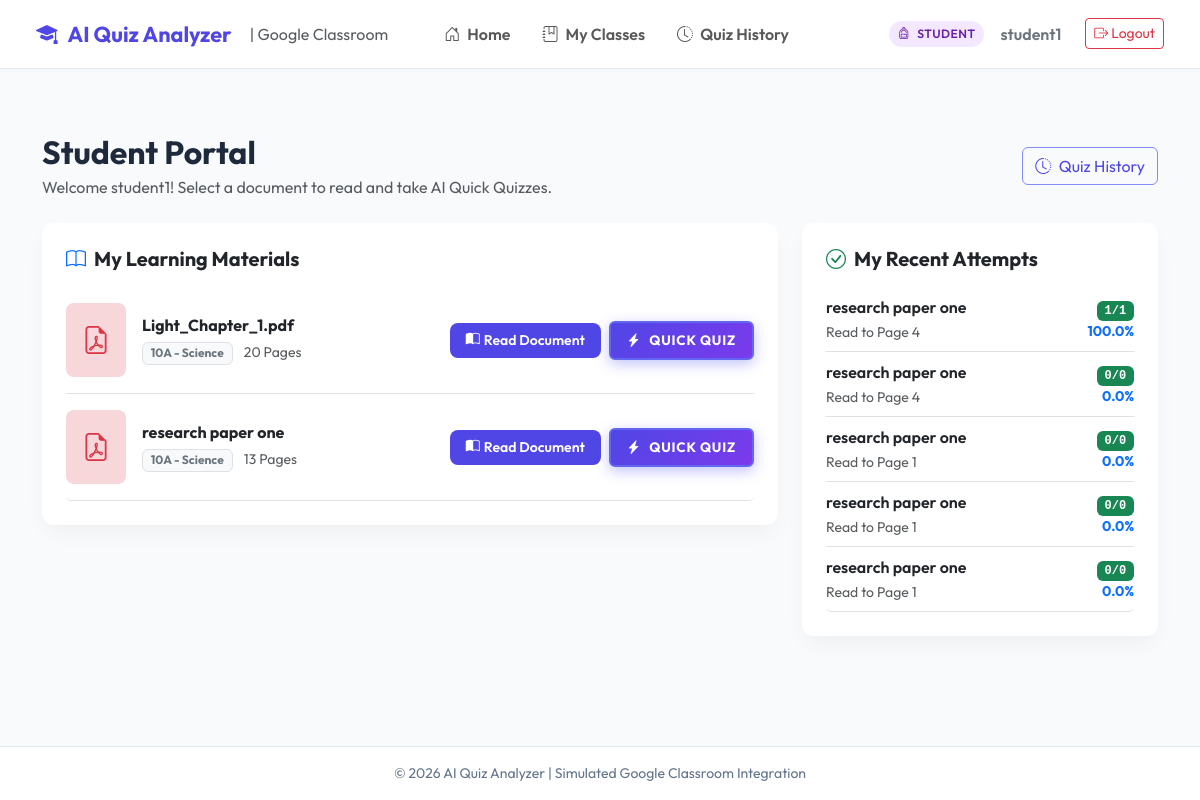
The app's page /student/dashboard/ (signed in), older data.
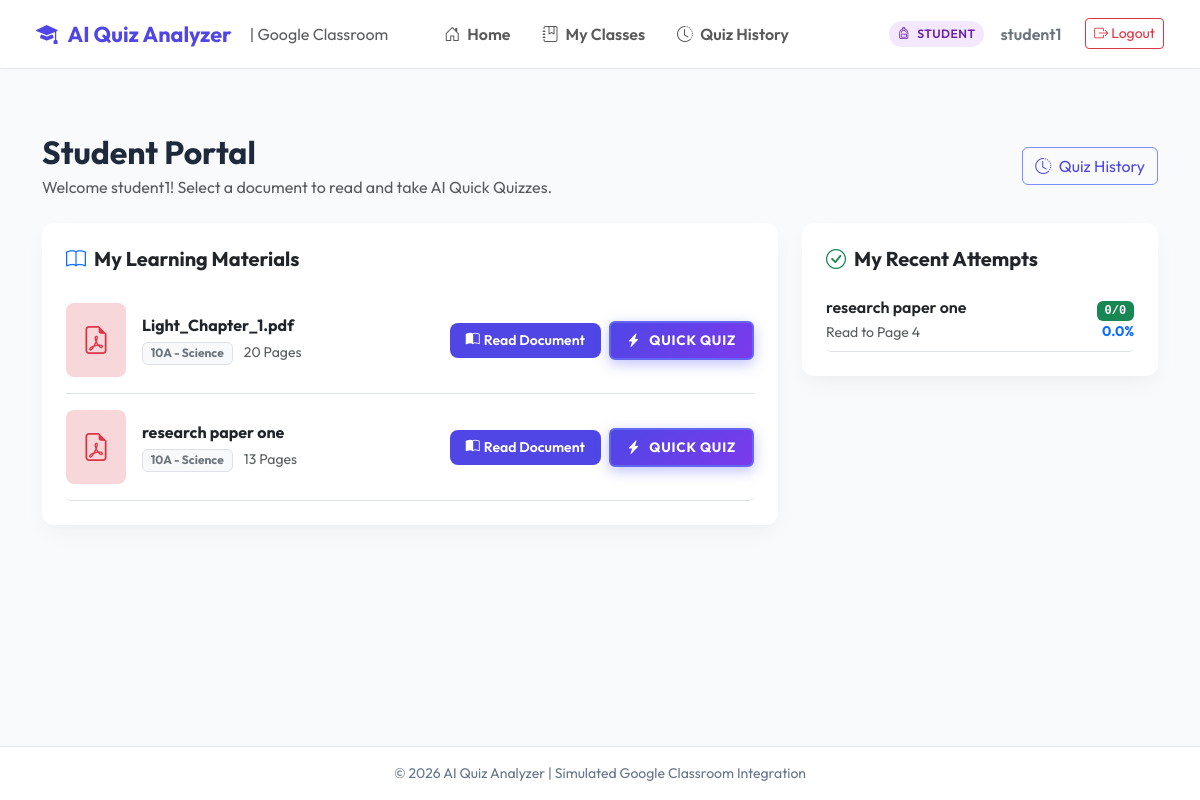
The same page, newer data.
### quiz_app/models.py (models this page shows, shortened)
class User(AbstractUser):
    ROLE_CHOICES = (
        ('TEACHER', 'Teacher'),
        ('STUDENT', 'Student'),
    )
    role = models.CharField(max_length=10, choices=ROLE_CHOICES, default='STUDENT')
    @property
    def is_teacher(self):
        return self.role == 'TEACHER'
    @property
    def is_student(self):
        return self.role == 'STUDENT'

class Document(models.Model):
    FILE_TYPE_CHOICES = (
        ('PDF', 'PDF Document'),
        ('PPT', 'PPT Presentation'),
        ('PPTX', 'PPTX Presentation'),
    )
    STATUS_CHOICES = (
        ('PENDING', 'Pending Processing'),
        ('PROCESSING', 'Processing'),
        ('COMPLETED', 'AI Analysis Completed'),
        ('FAILED', 'Processing Failed'),
    )
    classroom = models.ForeignKey(ClassRoom, on_delete=models.CASCADE, related_name='documents')
    title = models.CharField(max_length=255)
    file = models.FileField(upload_to='documents/', null=True, blank=True)
    file_type = models.CharField(max_length=10, choices=FILE_TYPE_CHOICES, default='PDF')
    total_pages = models.IntegerField(default=0)
    upload_date = models.DateTimeField(auto_now_add=True)
    processing_status = models.CharField(max_length=20, choices=STATUS_CHOICES, default='PENDING')

class ClassRoom(models.Model):
    name = models.CharField(max_length=100)
    code = models.CharField(max_length=20, unique=True)
    subject = models.CharField(max_length=100)
    teacher = models.ForeignKey(User, on_delete=models.CASCADE, related_name='classes_created')
    created_at = models.DateTimeField(auto_now_add=True)

class QuizAttempt(models.Model):
    STATUS_CHOICES = (
        ('IN_PROGRESS', 'In Progress'),
        ('COMPLETED', 'Completed'),
    )
    student = models.ForeignKey(User, on_delete=models.CASCADE, related_name='quiz_attempts')
    document = models.ForeignKey(Document, on_delete=models.CASCADE, related_name='quiz_attempts')
    confirmed_page = models.IntegerField()
    confirmed_paragraph = models.IntegerField(default=1)
    confirmed_line = models.IntegerField(default=1)
    started_at = models.DateTimeField(auto_now_add=True)
    completed_at = models.DateTimeField(null=True, blank=True)
    questions_attempted = models.IntegerField(default=0)
    correct_answers = models.IntegerField(default=0)
    wrong_answers = models.IntegerField(default=0)
    score = models.CharField(max_length=20, default='0/0')
    percentage = models.FloatField(default=0.0)
    status = models.CharField(max_length=20, choices=STATUS_CHOICES, default='IN_PROGRESS')
    class Meta:
        ordering = ['-started_at']

### quiz_app/views.py (the view)
# urls.py: path('student/dashboard/', views.student_dashboard, name='student_dashboard'),
@login_required
def student_dashboard(request):
    if not request.user.is_student:
        return redirect('teacher_dashboard')
    enrollments = Enrollment.objects.filter(student=request.user).select_related('classroom')
    my_class_ids = enrollments.values_list('classroom_id', flat=True)
    documents = Document.objects.filter(classroom_id__in=my_class_ids).order_by('-upload_date')
    progress_map = {}
    for p in ReadingProgress.objects.filter(student=request.user):
        progress_map[p.document_id] = p
    recent_attempts = QuizAttempt.objects.filter(student=request.user).select_related('document')[:5]
    context = {
        'enrollments': enrollments,
        'documents': documents,
        'progress_map': progress_map,
        'recent_attempts': recent_attempts,
    }
    return render(request, 'student/dashboard.html', context)

### templates/student/dashboard.html (shortened to what this page needs)
{% extends 'base.html' %}
{% block content %}
<div class="container py-3">
    <div class="d-flex justify-content-between align-items-center mb-4">
        <div>
            <h2 class="fw-bold mb-1">Student Portal</h2>
            <p class="text-muted mb-0">Welcome {{ user.username }}! Select a document to read and take AI Quick Quizzes.</p>
        </div>
        <a href="{% url 'quiz_history' %}" class="btn btn-outline-purple border-indigo" style="color: #4f46e5; border-color: #818cf8;">
            <i class="bi bi-clock-history me-1"></i> Quiz History
        </a>
    </div>
    <div class="row g-4 mb-4">
        <div class="col-lg-8">
            <div class="card card-custom p-4 border-0 mb-4">
                <h5 class="fw-bold mb-3"><i class="bi bi-book text-primary me-2"></i>My Learning Materials</h5>
                {% if documents %}
                    <div class="list-group list-group-flush">
                        {% for doc in documents %}
                            <div class="list-group-item px-0 py-3 border-0 border-bottom">
                                <div class="row align-items-center g-3">
                                    <div class="col-md-6">
                                        <div class="d-flex align-items-center">
                                            <div class="p-3 bg-danger-subtle text-danger rounded-3 me-3">
                                                <i class="bi bi-file-earmark-pdf fs-3"></i>
                                            </div>
                                            <div>
                                                <h6 class="fw-bold text-dark mb-1">{{ doc.title }}</h6>
                                                <span class="badge bg-light text-secondary border me-2">{{ doc.classroom.name }} - {{ doc.classroom.subject }}</span>
                                                <span class="small text-muted">{{ doc.total_pages }} Pages</span>
                                            </div>
                                        </div>
                                    </div>
                                    <div class="col-md-6 text-md-end">
                                        <div class="d-inline-flex align-items-center justify-content-md-end gap-2 flex-wrap">
                                            <a href="{% url 'document_viewer' doc.id %}" class="btn btn-purple btn-sm px-3 py-2 fw-semibold text-nowrap d-inline-flex align-items-center gap-1">
                                                <i class="bi bi-book-half"></i> Read Document
                                            </a>
                                            <a href="{% url 'confirm_progress' doc.id %}" class="btn btn-quick-quiz btn-sm text-nowrap">
                                                <i class="bi bi-lightning-charge-fill"></i> QUICK QUIZ
                                            </a>
                                        </div>
                                    </div>
                                </div>
                            </div>
                        {% endfor %}
                    </div>
                {% else %}
                    <div class="text-center py-5 text-muted">
                        <i class="bi bi-folder-x fs-1 d-block mb-2 text-secondary"></i>
                        No learning documents assigned to your classes yet.
                    </div>
                {% endif %}
            </div>
        </div>
        <div class="col-lg-4">
            <div class="card card-custom p-4 border-0">
                <h5 class="fw-bold mb-3"><i class="bi bi-check-circle text-success me-2"></i>My Recent Attempts</h5>
                {% if recent_attempts %}
                    <div class="list-group list-group-flush">
                        {% for attempt in recent_attempts %}
                            <a href="{% url 'quiz_result' attempt.id %}" class="list-group-item list-group-item-action px-0 py-2 border-0 border-bottom">
                                <div class="d-flex justify-content-between align-items-center">
                                    <div>
                                        <p class="mb-0 fw-semibold text-dark">{{ attempt.document.title }}</p>
                                        <span class="small text-muted">Read to Page {{ attempt.confirmed_page }}</span>
                                    </div>
                                    <div class="text-end">
                                        <span class="badge bg-success font-monospace">{{ attempt.score }}</span>
                                        <div class="small fw-bold text-primary">{{ attempt.percentage }}%</div>
                                    </div>
                                </div>
                            </a>
                        {% endfor %}
                    </div>
                {% else %}
                    <p class="text-muted small mb-0">No quiz attempts yet. Start reading a document and click QUICK QUIZ!</p>
                {% endif %}
            </div>
        </div>
    </div>
</div>
{% endblock %}

### templates/base.html (shortened to what this page needs)
<!DOCTYPE html>
<html lang="en">
<head>
    <link href="https://cdn.jsdelivr.net/npm/bootstrap@5.3.2/dist/css/bootstrap.min.css" rel="stylesheet">
    <link rel="stylesheet" href="https://cdn.jsdelivr.net/npm/bootstrap-icons@1.11.1/font/bootstrap-icons.css">
</head>
<body>
    <nav class="navbar navbar-expand-lg navbar-classroom sticky-top">
        <div class="container-fluid">
            <a class="navbar-brand brand-logo" href="{% url 'dashboard' %}">
                <i class="bi bi-mortarboard-fill"></i> AI Quiz Analyzer
                <span class="fs-6 text-muted fw-normal ms-2 d-none d-md-inline">| Google Classroom</span>
            </a>
            <div class="collapse navbar-collapse" id="navbarNav">
                {% if user.is_authenticated %}
                <ul class="navbar-nav me-auto ms-lg-4 mb-2 mb-lg-0">
                    <li class="nav-item">
                        <a class="nav-link fw-semibold px-3" href="{% url 'dashboard' %}"><i class="bi bi-house-door me-1"></i> Home</a>
                    </li>
                    {% if user.is_teacher %}
                        <li class="nav-item">
                            <a class="nav-link fw-semibold px-3" href="{% url 'teacher_document_list' %}"><i class="bi bi-file-earmark-text me-1"></i> Documents</a>
                        </li>
                        <li class="nav-item">
                            <a class="nav-link fw-semibold px-3" href="{% url 'teacher_student_list' %}"><i class="bi bi-people me-1"></i> Students</a>
                        </li>
                        <li class="nav-item">
                            <a class="nav-link fw-semibold px-3" href="{% url 'teacher_reports' %}"><i class="bi bi-graph-up-arrow me-1"></i> Quiz Reports</a>
                        </li>
                    {% else %}
                        <li class="nav-item">
                            <a class="nav-link fw-semibold px-3" href="{% url 'student_dashboard' %}"><i class="bi bi-journal-bookmark me-1"></i> My Classes</a>
                        </li>
                        <li class="nav-item">
                            <a class="nav-link fw-semibold px-3" href="{% url 'quiz_history' %}"><i class="bi bi-clock-history me-1"></i> Quiz History</a>
                        </li>
                    {% endif %}
                </ul>
                <div class="d-flex align-items-center gap-3">
                    <span class="badge-role {% if user.is_teacher %}badge-teacher{% else %}badge-student{% endif %}">
                        <i class="bi {% if user.is_teacher %}bi-person-badge{% else %}bi-backpack{% endif %} me-1"></i>
                        {{ user.get_role_display }}
                    </span>
                    <span class="fw-semibold text-secondary">{{ user.username }}</span>
                    <a href="{% url 'logout' %}" class="btn btn-outline-danger btn-sm ms-2">
                        <i class="bi bi-box-arrow-right"></i> Logout
                    </a>
                </div>
                {% endif %}
            </div>
        </div>
    </nav>
    <div class="content-container">
        {% block content %}{% endblock %}
    </div>
    <footer class="text-center">
        <div class="container">
            <p class="mb-0">&copy; 2026 AI Quiz Analyzer | Simulated Google Classroom Integration</p>
        </div>
    </footer>
</body>
</html>

### templates/base.html (style rules this page uses)
:root { --primary-purple: #4f46e5; --primary-hover: #4338ca; --secondary-purple: #818cf8; --accent-purple: #e0e7ff; --bg-light: #f8fafc; --card-shadow: 0 10px 25px -5px rgba(0, 0, 0, 0.05), 0 8px 10px -6px rgba(0, 0, 0, 0.01); }
body { font-family: 'Outfit', sans-serif; background-color: var(--bg-light); color: #1e293b; min-height: 100vh; display: flex; flex-direction: column; }
.navbar-classroom { background: #ffffff; border-bottom: 1px solid #e2e8f0; box-shadow: 0 2px 4px rgba(0,0,0,0.02); padding: 0.8rem 1.5rem; }
.brand-logo { font-weight: 700; color: var(--primary-purple); font-size: 1.35rem; display: flex; align-items: center; gap: 10px; }
.badge-role { font-size: 0.75rem; font-weight: 600; padding: 0.35em 0.75em; border-radius: 20px; text-transform: uppercase; letter-spacing: 0.5px; }
.badge-student { background-color: #f3e8ff; color: #6b21a8; }
.btn-purple { background-color: var(--primary-purple); color: #ffffff; font-weight: 600; border-radius: 8px; padding: 0.6rem 1.2rem; border: none; transition: all 0.2s ease-in-out; }
.btn-purple.btn-sm { padding: 0.38rem 0.85rem; font-size: 0.875rem; line-height: 1.4; display: inline-flex; align-items: center; justify-content: center; gap: 0.25rem; }
.card-custom { border: 1px solid #e2e8f0; border-radius: 12px; background: #ffffff; box-shadow: var(--card-shadow); transition: transform 0.2s, box-shadow 0.2s; }
.btn-quick-quiz { background: linear-gradient(135deg, #4f46e5 0%, #7c3aed 100%); color: #ffffff !important; font-weight: 700; font-size: 0.95rem; letter-spacing: 0.8px; padding: 0.65rem 1.5rem; border-radius: 6px; border: 2px solid #6366f1; box-shadow: 0 4px 14px rgba(99, 102, 241, 0.4); display: inline-flex; align-items: center; justify-content: center; gap: 8px; transition: all 0.25s ease; text-transform: uppercase; text-decoration: none; line-height: 1.5; }
.btn-quick-quiz.btn-sm { padding: 0.45rem 1rem; font-size: 0.85rem; border-radius: 6px; }
.content-container { flex: 1; padding: 2rem 0; }
footer { background: #ffffff; border-top: 1px solid #e2e8f0; padding: 1rem 0; font-size: 0.875rem; color: #64748b; }

Row changes from the older to the newer data that the page shows:
removed QuizAttempt: document "research paper one", confirmed_page "4", score "1/1", percentage "100.0"
removed QuizAttempt: document "research paper one", confirmed_page "1", score "0/0", percentage "0.0"
removed QuizAttempt: document "research paper one", confirmed_page "1", score "0/0", percentage "0.0"
removed QuizAttempt: document "research paper one", confirmed_page "1", score "0/0", percentage "0.0"
